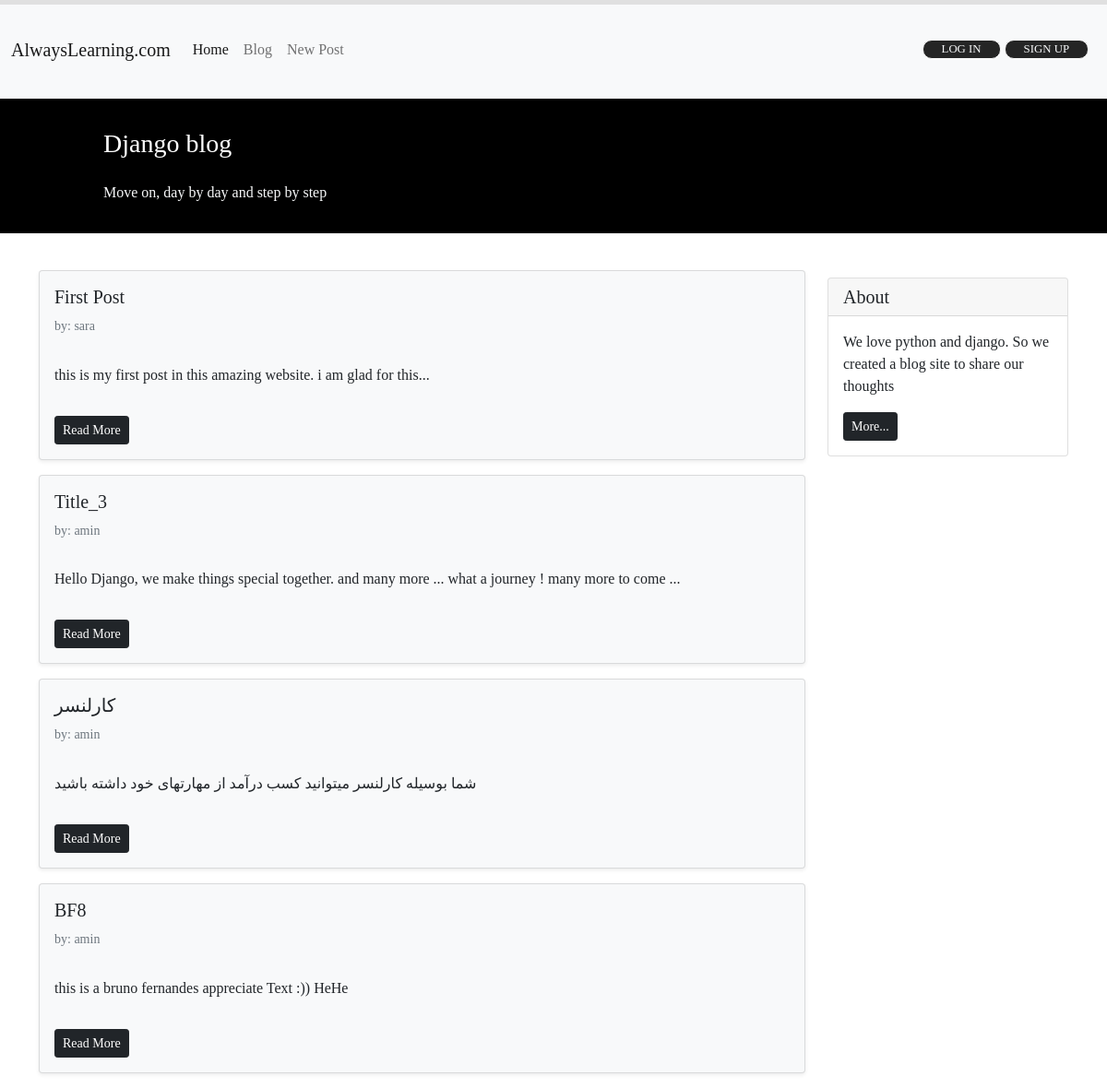
Screenshot of /blog/ with the database file from the repository.
### blog/models.py (models this page shows, shortened)
class Post(models.Model):
   STATUS_CHOICES = (
      ('pub', 'Published'),
      ('drf', 'Draft'),
   )
   title = models.CharField(max_length = 50)
   text = models.TextField()
   author = models.ForeignKey('auth.User', on_delete = models.CASCADE)
   datetime_created = models.DateTimeField(auto_now_add = True)
   datetime_modified = models.DateTimeField(auto_now = True)
   status = models.CharField(choices = STATUS_CHOICES, max_length = 3)

### blog/views.py (the view)
# urls.py: path('', views.PostsListView.as_view(), name= 'posts_list'),
class PostsListView(generic.ListView):
    template_name = 'blog/posts_list.html'
    context_object_name = 'posts'
    def get_queryset(self):
        return Post.objects.filter(status= 'pub').order_by('-datetime_modified')

### blog/templates/blog/posts_list.html (shortened to what this page needs)
{% extends '_base.html' %}
{% block page_content %}
    <div class="container mt-4">
        <div class="row">
            <div class="col-9">
             {% for post in posts %}
                <div class="card shadow-sm my-3 bg-light text-dark">
                    <div class="card-body">
                        <h5 class="card-title">{{ post.title }}</h5>
                        <h6 class="card-subtitle mb-2 text-muted small py-2">by: {{ post.author }}</h6>
                        <p class="card-text py-3">
                            {{ post.text }}
                        </p>
                        <a href="{% url 'post_detail' post.id %}"class="btn btn-sm btn-dark">Read More</a>
                    </div>
                </div>
             {% endfor %}
            </div>
            <div class="col-3">
                    <div class="card my-4">
                        <h5 class="card-header">About</h5>
                        <div class="card-body">
                            <p class="card-text">We love python and django. So we created a blog site to share our
                                thoughts</p>
                            <a href="#"
                            class="btn btn-sm btn-dark">
                                More...
                            </a>
                        </div>
                    </div>
            </div>
        </div>
    </div>
{% endblock page_content %}

### rows the page displays
Post: title "First Post", author "sara", text "this is my first post in this amazing website. i am glad for this..."
Post: title "Title_3", author "amin", text "Hello Django, we make things special together. and many more ... what a journey ! many more to come ..."
Post: title "کارلنسر", author "amin", text "شما بوسیله کارلنسر میتوانید کسب درآمد از مهارتهای خود داشته باشید"
Post: title "BF8", author "amin", text "this is a bruno fernandes appreciate Text :)) HeHe"
